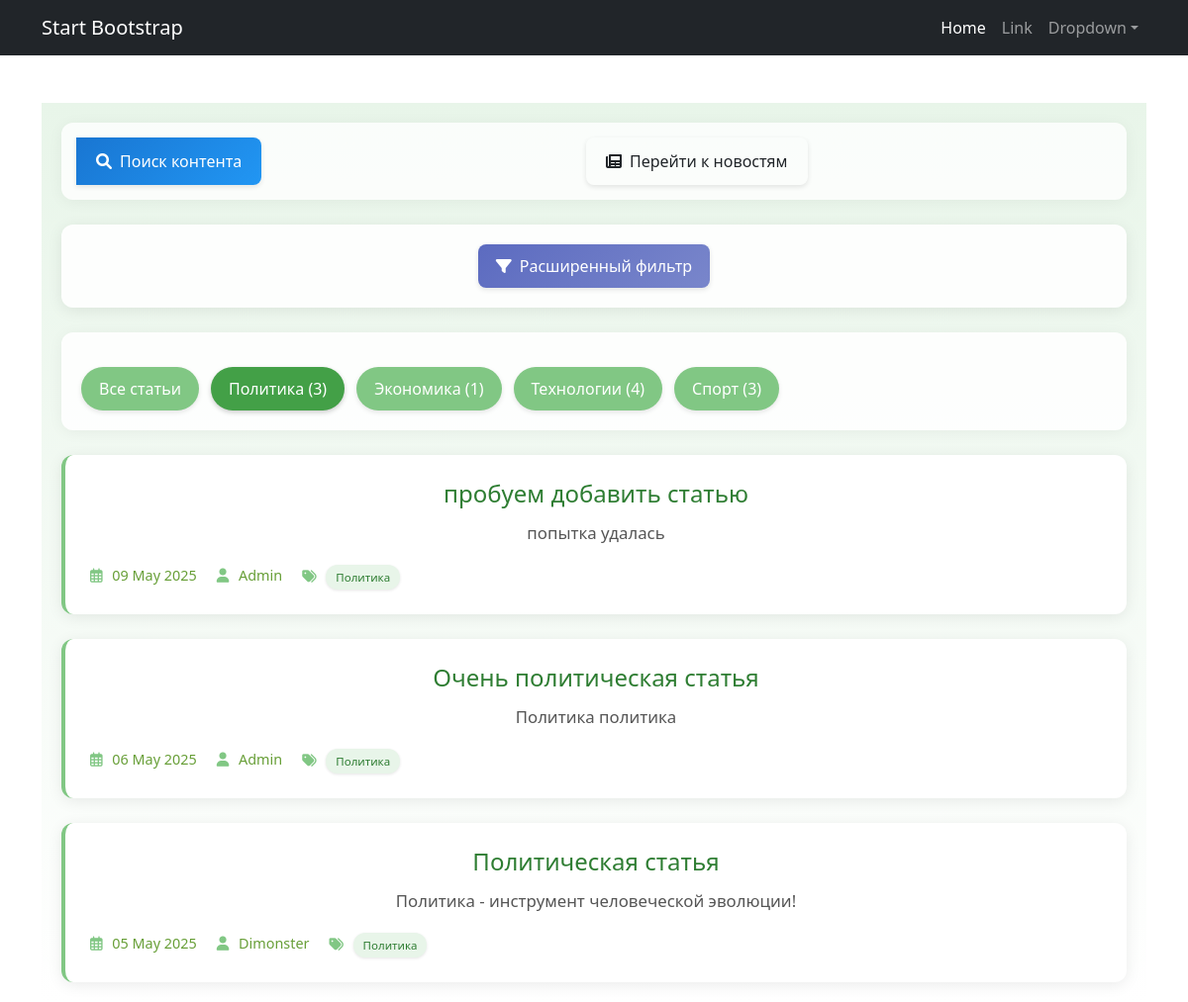
Screenshot of /articles/category/Политика/ with the database file from the repository.
### info/models.py (models this page shows, shortened)
class Category(models.Model):
    name = models.CharField(max_length=255, unique=True)
    subscribers = models.ManyToManyField(User, related_name='subscribed_categories', blank=True)

class Article(models.Model):
    title = models.CharField(max_length=200)
    content = models.TextField()
    pub_date = models.DateTimeField('date published')
    author = models.ForeignKey(User, on_delete=models.CASCADE, related_name='articles')
    categories = models.ManyToManyField(Category, related_name='articles', verbose_name="Категории")
    class Meta:
        permissions = [
            ('can_create_article', 'Может создавать статью'),
            ('can_edit_article', 'Может редактировать статью'),
            ('can_delete_article', 'Может удалять статью'),
        ]

### info/views.py (the view, shortened to what this page needs)
# urls.py: path('articles/category/<str:category_name>/', category_articles, name='category_articles'),
def category_articles(request, category_name):
    category = get_object_or_404(Category, name=category_name)
    articles = Article.objects.filter(categories=category).order_by('-pub_date').distinct()  # избавляемся от дублей
    filter_form = ArticleFilterForm(request.GET or None)
    paginator = Paginator(articles, 5)
    page_number = request.GET.get('page')
    page_obj = paginator.get_page(page_number)
    if request.user.is_authenticated:
        all_categories = Category.objects.annotate(
            article_count=Count('articles', distinct=True),
            is_subscribed=Exists(
                request.user.subscribed_categories.filter(id=OuterRef('pk'))
            ),
        )
    else:
        all_categories = Category.objects.annotate(
            article_count=Count('articles', distinct=True),
            is_subscribed=Value(False),
        )
    return render(request, 'articles.html', {
        'page_obj': page_obj,
        'all_categories': all_categories,
        'filter_form': filter_form,
        'current_category': category_name,
    })

### accounts/templatetags/auth_extras.py (called while the page is built)
@register.filter(name='in_group')
def in_group(user, group_name):
    return user.groups.filter(name=group_name).exists()

### info/templatetags/my_filters.py (called while the page is built)
@register.filter(name='censor')
def censor(value):
    for pattern in BAD_PATTERNS:
        regex_pattern = re.compile(pattern, re.IGNORECASE)  # Игнорирование регистра
        value = regex_pattern.sub(lambda x: '*' * len(x.group()), value)
    return value

### templates/articles.html (shortened to what this page needs)
{% extends 'default.html' %}
{% load my_filters %}
{% load auth_extras %}
{% block content %}
<div class="articles-container">
    <div class="articles-controls">
        <form action="{% url 'news_search' %}" method="get" class="search-form">
            <button type="submit" class="btn btn-search">
                <i class="fas fa-search"></i> Поиск контента
            </button>
        </form>
        <a href="{% url 'news' %}" class="btn btn-news">
            <i class="fas fa-newspaper"></i> Перейти к новостям
        </a>
    </div>
    <div class="advanced-filter">
        <button class="btn btn-filter" onclick="toggleFilter()">
            <i class="fas fa-filter"></i> Расширенный фильтр
        </button>
    </div>
    <div class="categories-section">
        <div class="categories-list">
            <a href="{% url 'articles' %}{% if request.GET.q %}?q={{ request.GET.q }}{% endif %}"
               class="category-btn {% if not current_category %}active{% endif %}">
               Все статьи
            </a>
            {% for cat in all_categories %}
                <a href="{% url 'category_articles' cat.name %}{% if request.GET.q %}?q={{ request.GET.q }}{% endif %}"
                   class="category-btn {% if current_category == cat.name %}active{% endif %}">
                   {{ cat.name }} ({{ cat.article_count }})
                </a>
            {% endfor %}
        </div>
    </div>
    <div class="articles-list">
        {% if page_obj.object_list %}
            {% for article in page_obj %}
            <div class="article-card">
                <div class="article-content">
                    <h2 class="article-title">
                        <a href="{% url 'article_detail' article.id %}">{{ article.title|censor }}</a>
                    </h2>
                    <p class="article-preview">{{ article.content|censor|truncatechars:100 }}</p>
                    <div class="article-meta">
                        <span class="article-date">
                            <i class="far fa-calendar-alt"></i> {{ article.pub_date|date:"d M Y" }}
                        </span>
                        <span class="article-author">
                            <i class="fas fa-user"></i> {{ article.author.username }}
                        </span>
                        <span class="article-categories">
                            <i class="fas fa-tags"></i>
                            {% for category in article.categories.all %}
                                <span class="category-tag">{{ category.name }}</span>
                            {% endfor %}
                        </span>
                    </div>
                </div>
            </div>
            {% endfor %}
        {% endif %}
    </div>
</div>
<link rel="stylesheet" href="https://cdnjs.cloudflare.com/ajax/libs/font-awesome/6.0.0/css/all.min.css">
{% endblock content %}

### templates/articles.html (style rules this page uses)
.articles-container { max-width: 1200px; margin: 0 auto; padding: 20px; background: linear-gradient(to bottom, #e8f5e9 0%, #ffffff 100%); min-height: 100vh; }
.articles-controls { display: flex; flex-wrap: wrap; gap: 15px; margin-bottom: 25px; align-items: center; padding: 15px; background-color: rgba(255, 255, 255, 0.8); border-radius: 12px; box-shadow: 0 2px 15px rgba(0, 0, 0, 0.05); }
.search-form { display: flex; flex-grow: 1; max-width: 500px; }
.search-form button { border-radius: 0 8px 8px 0; border: none; transition: all 0.3s ease; }
.categories-section { margin: 25px 0; padding: 20px; background: rgba(255, 255, 255, 0.9); border-radius: 12px; box-shadow: 0 2px 15px rgba(0, 0, 0, 0.05); }
.categories-list { display: flex; flex-wrap: wrap; gap: 12px; margin-top: 15px; }
.category-btn { display: inline-flex; align-items: center; padding: 10px 18px; background-color: #81c784; color: white; border-radius: 25px; text-decoration: none; transition: all 0.3s cubic-bezier(0.25, 0.8, 0.25, 1); font-weight: 500; box-shadow: 0 2px 5px rgba(0, 0, 0, 0.1); }
.category-btn.active { background-color: #43a047; box-shadow: 0 2px 5px rgba(0, 0, 0, 0.2); }
.category-tag { display: inline-block; background: #e8f5e9; padding: 4px 10px; border-radius: 12px; font-size: 0.8em; margin-right: 6px; color: #2e7d32; font-weight: 500; box-shadow: 0 1px 3px rgba(0, 0, 0, 0.1); }
.articles-list { display: flex; flex-direction: column; gap: 25px; }
.article-card { background: #ffffff; border-radius: 12px; box-shadow: 0 3px 15px rgba(0, 0, 0, 0.08); padding: 25px; transition: all 0.3s cubic-bezier(0.25, 0.8, 0.25, 1); border-left: 4px solid #81c784; }
.article-title { margin: 0 0 12px 0; font-size: 1.5em; color: #2e7d32; }
.article-title a { color: inherit; text-decoration: none; transition: color 0.3s ease; }
.article-preview { color: #555; margin: 12px 0; line-height: 1.6; font-size: 1.05em; }
.article-meta { display: flex; flex-wrap: wrap; gap: 20px; font-size: 0.9em; color: #689f38; margin-top: 18px; }
.article-meta i { margin-right: 6px; color: #81c784; }
.btn { display: inline-flex; align-items: center; justify-content: center; gap: 8px; padding: 12px 20px; border-radius: 8px; font-weight: 500; text-decoration: none; transition: all 0.3s cubic-bezier(0.25, 0.8, 0.25, 1); border: none; cursor: pointer; font-size: 1em; box-shadow: 0 2px 5px rgba(0, 0, 0, 0.1); position: relative; overflow: hidden; }
.btn::after { content: ''; position: absolute; top: 0; left: 0; width: 100%; height: 100%; background: rgba(255, 255, 255, 0.2); transform: translateX(-100%); transition: transform 0.3s ease; }
.btn-search { background: linear-gradient(135deg, #1976d2 0%, #2196f3 100%); color: white; }
.btn-filter { background: linear-gradient(135deg, #5c6bc0 0%, #7986cb 100%); color: white; padding: 10px 18px; }
.advanced-filter { margin: 25px 0; padding: 20px; background: rgba(255, 255, 255, 0.9); border-radius: 12px; box-shadow: 0 3px 15px rgba(0, 0, 0, 0.08); }

### rows the page displays
Category: name "Политика", article_count "3"
Category: name "Экономика", article_count "1"
Category: name "Технологии", article_count "4"
Category: name "Спорт", article_count "3"
Article: title|censor "пробуем добавить статью", content|censor "попытка удалась", pub_date "09 May 2025", author.username "Admin"
Article: title|censor "Очень политическая статья", content|censor "Политика политика", pub_date "06 May 2025", author.username "Admin"
Article: title|censor "Политическая статья", content|censor "Политика - инструмент человеческой эволюции!", pub_date "05 May 2025", author.username "Dimonster"
